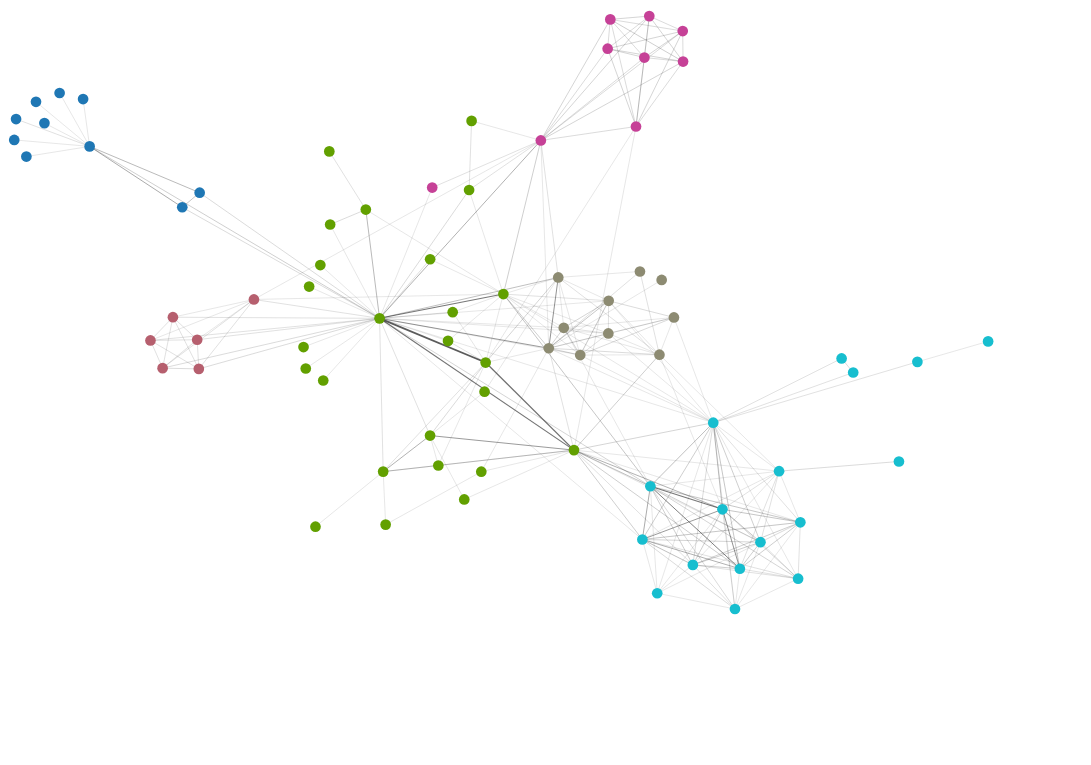

Notebook cell for this chart:
### Code cell
seed = 42
max_edge_value = max([d[2] for d in G.edges(data="value")])

alph(
    G,
    weight_attr="value",
    layout_fn=lambda g: layout.force_atlas(
        g, gravity=8, outboundAttractionDistribution=False,  iterations=1000, seed=seed
    ),
    node_args=dict(
        size=alt.value(6**2),
        fill=alt.Color("group", scale=alt.Scale(scheme="category10"), legend=None),
        tooltip_attrs=["name", "group"]
    ),
    edge_args=dict(
        color="#333",
        opacity=alt.Size(
            "value:Q",
            scale=alt.Scale(domain=[0,max_edge_value], range=[0.5, 0.8]),
            legend=None
        ),
        strokeWidth=alt.Size(
            "value:Q",
            scale=alt.Scale(domain=[0,max_edge_value], range=[0.1, 1]),
            legend=None
        ),
    ),
).configure_view(strokeWidth=0).properties(width=600, height=420)

### Figure 1 — Vega-Lite specification as saved in the notebook (floating-point values rounded to 4 significant figures; data arrays with more than 128 entries replaced by an {"elided": "..."} marker saying what was removed)
{"config": {"view": {"continuousWidth": 400, "continuousHeight": 300, "strokeWidth": 0}}, "layer": [{"data": {"name": "data-e33e2acc418422ba3642a7a720b51ab4"}, "mark": "line", "encoding": {"color": {"value": "#333"}, "detail": {"field": "edge", "type": "quantitative"}, "opacity": {"field": "value", "legend": null, "scale": {"domain": [0, 31], "range": [0.5, 0.8]}, "type": "quantitative"}, "strokeWidth": {"field": "value", "legend": null, "scale": {"domain": [0, 31], "range": [0.1, 1]}, "type": "quantitative"}, "x": {"axis": {"domain": false, "grid": false, "labels": false, "ticks": false, "title": ""}, "field": "x", "type": "quantitative"}, "y": {"axis": {"domain": false, "grid": false, "labels": false, "ticks": false, "title": ""}, "field": "y", "type": "quantitative"}}}, {"data": {"name": "data-5f93a67bc7ce1e60aeda7ec29660d5df"}, "mark": "circle", "encoding": {"fill": {"field": "group", "legend": null, "scale": {"scheme": "category10"}, "type": "quantitative"}, "opacity": {"value": 1}, "size": {"value": 36}, "stroke": {"value": "#565656"}, "strokeWidth": {"value": 0}, "tooltip": [{"field": "name", "type": "nominal"}, {"field": "group", "type": "quantitative"}], "x": {"axis": {"domain": false, "grid": false, "labels": false, "ticks": false, "title": ""}, "field": "x", "type": "quantitative"}, "y": {"axis": {"domain": false, "grid": false, "labels": false, "ticks": false, "title": ""}, "field": "y", "type": "quantitative"}}}], "height": 420, "resolve": {"scale": {"color": "independent", "fill": "independent", "opacity": "independent", "size": "independent", "strokeWidth": "independent"}}, "width": 600, "$schema": "https://vega.github.io/schema/vega-lite/v4.17.0.json", "datasets": {"data-e33e2acc418422ba3642a7a720b51ab4": {"elided": "508 records"}, "data-5f93a67bc7ce1e60aeda7ec29660d5df": [{"x": 56.44, "group": 0, "y": 448.9, "name": "Myriel", "__node_size": 36, "__node_r": 3.0}, {"x": 33.97, "group": 0, "y": 488.2, "name": "Napoleon", "__node_size": 36, "__node_r": 3.0}, {"x": 138.8, "group": 0, "y": 414.9, "name": "MlleBaptistine", "__node_size": 36, "__node_r": 3.0}, {"x": 125.8, "group": 0, "y": 404.2, "name": "MmeMagloire", "__node_size": 36, "__node_r": 3.0}, {"x": 16.28, "group": 0, "y": 481.7, "name": "CountessDeLo", "__node_size": 36, "__node_r": 3.0}, {"x": 0.0, "group": 0, "y": 453.7, "name": "Geborand", "__node_size": 36, "__node_r": 3.0}, {"x": 51.53, "group": 0, "y": 483.7, "name": "Champtercier", "__node_size": 36, "__node_r": 3.0}, {"x": 9.088, "group": 0, "y": 441.4, "name": "Cravatte", "__node_size": 36, "__node_r": 3.0}, {"x": 1.359, "group": 0, "y": 469.0, "name": "Count", "__node_size": 36, "__node_r": 3.0}, {"x": 22.59, "group": 0, "y": 466.0, "name": "OldMan", "__node_size": 36, "__node_r": 3.0}, {"x": 231.3, "group": 1, "y": 276.8, "name": "Labarre", "__node_size": 36, "__node_r": 3.0}, {"x": 273.5, "group": 1, "y": 322.5, "name": "Valjean", "__node_size": 36, "__node_r": 3.0}, {"x": 312.9, "group": 2, "y": 418.6, "name": "Marguerite", "__node_size": 36, "__node_r": 3.0}, {"x": 220.8, "group": 1, "y": 345.8, "name": "MmeDeR", "__node_size": 36, "__node_r": 3.0}, {"x": 216.6, "group": 1, "y": 301.4, "name": "Isabeau", "__node_size": 36, "__node_r": 3.0}, {"x": 218.2, "group": 1, "y": 285.6, "name": "Gervais", "__node_size": 36, "__node_r": 3.0}, {"x": 465.5, "group": 2, "y": 463.6, "name": "Tholomyes", "__node_size": 36, "__node_r": 3.0}, {"x": 500.4, "group": 2, "y": 533.7, "name": "Listolier", "__node_size": 36, "__node_r": 3.0}, {"x": 471.7, "group": 2, "y": 514.2, "name": "Fameuil", "__node_size": 36, "__node_r": 3.0}, {"x": 444.2, "group": 2, "y": 520.7, "name": "Blacheville", "__node_size": 36, "__node_r": 3.0}, {"x": 500.7, "group": 2, "y": 511.3, "name": "Favourite", "__node_size": 36, "__node_r": 3.0}, {"x": 446.2, "group": 2, "y": 542.3, "name": "Dahlia", "__node_size": 36, "__node_r": 3.0}, {"x": 475.4, "group": 2, "y": 544.7, "name": "Zephine", "__node_size": 36, "__node_r": 3.0}, {"x": 394.2, "group": 2, "y": 453.3, "name": "Fantine", "__node_size": 36, "__node_r": 3.0}, {"x": 407.3, "group": 4, "y": 352.5, "name": "MmeThenardier", "__node_size": 36, "__node_r": 3.0}, {"x": 400.2, "group": 4, "y": 300.5, "name": "Thenardier", "__node_size": 36, "__node_r": 3.0}, {"x": 352.9, "group": 1, "y": 290.0, "name": "Cosette", "__node_size": 36, "__node_r": 3.0}, {"x": 366.2, "group": 1, "y": 340.3, "name": "Javert", "__node_size": 36, "__node_r": 3.0}, {"x": 263.2, "group": 1, "y": 402.4, "name": "Fauchelevent", "__node_size": 36, "__node_r": 3.0}, {"x": 179.4, "group": 3, "y": 336.4, "name": "Bamatabois", "__node_size": 36, "__node_r": 3.0}, {"x": 342.4, "group": 1, "y": 467.7, "name": "Perpetue", "__node_size": 36, "__node_r": 3.0}, {"x": 340.5, "group": 1, "y": 416.9, "name": "Simplice", "__node_size": 36, "__node_r": 3.0}, {"x": 229.1, "group": 1, "y": 361.7, "name": "Scaufflaire", "__node_size": 36, "__node_r": 3.0}, {"x": 311.4, "group": 1, "y": 365.9, "name": "Woman1", "__node_size": 36, "__node_r": 3.0}, {"x": 111.1, "group": 3, "y": 285.9, "name": "Judge", "__node_size": 36, "__node_r": 3.0}, {"x": 138.2, "group": 3, "y": 285.3, "name": "Champmathieu", "__node_size": 36, "__node_r": 3.0}, {"x": 137.0, "group": 3, "y": 306.8, "name": "Brevet", "__node_size": 36, "__node_r": 3.0}, {"x": 102.0, "group": 3, "y": 306.2, "name": "Chenildieu", "__node_size": 36, "__node_r": 3.0}, {"x": 118.8, "group": 3, "y": 323.3, "name": "Cochepaille", "__node_size": 36, "__node_r": 3.0}, {"x": 349.6, "group": 1, "y": 209.7, "name": "Pontmercy", "__node_size": 36, "__node_r": 3.0}, {"x": 484.7, "group": 4, "y": 350.7, "name": "Boulatruelle", "__node_size": 36, "__node_r": 3.0}, {"x": 483.0, "group": 4, "y": 295.8, "name": "Eponine", "__node_size": 36, "__node_r": 3.0}, {"x": 468.4, "group": 4, "y": 356.9, "name": "Anzelma", "__node_size": 36, "__node_r": 3.0}, {"x": 328.2, "group": 1, "y": 327.0, "name": "Woman2", "__node_size": 36, "__node_r": 3.0}, {"x": 236.5, "group": 1, "y": 391.5, "name": "MotherInnocent", "__node_size": 36, "__node_r": 3.0}, {"x": 235.9, "group": 1, "y": 445.2, "name": "Gribier", "__node_size": 36, "__node_r": 3.0}, {"x": 729.1, "group": 5, "y": 305.5, "name": "Jondrette", "__node_size": 36, "__node_r": 3.0}, {"x": 676.1, "group": 5, "y": 290.5, "name": "MmeBurgon", "__node_size": 36, "__node_r": 3.0}, {"x": 523.3, "group": 5, "y": 245.7, "name": "Gavroche", "__node_size": 36, "__node_r": 3.0}, {"x": 311.3, "group": 1, "y": 236.3, "name": "Gillenormand", "__node_size": 36, "__node_r": 3.0}, {"x": 352.1, "group": 1, "y": 268.5, "name": "Magnon", "__node_size": 36, "__node_r": 3.0}, {"x": 276.2, "group": 1, "y": 209.8, "name": "MlleGillenormand", "__node_size": 36, "__node_r": 3.0}, {"x": 278.0, "group": 1, "y": 170.8, "name": "MmePontmercy", "__node_size": 36, "__node_r": 3.0}, {"x": 225.5, "group": 1, "y": 169.3, "name": "MlleVaubois", "__node_size": 36, "__node_r": 3.0}, {"x": 317.5, "group": 1, "y": 214.3, "name": "LtGillenormand", "__node_size": 36, "__node_r": 3.0}, {"x": 419.0, "group": 1, "y": 225.6, "name": "Marius", "__node_size": 36, "__node_r": 3.0}, {"x": 336.9, "group": 1, "y": 189.3, "name": "BaronessT", "__node_size": 36, "__node_r": 3.0}, {"x": 572.6, "group": 5, "y": 210.1, "name": "Mabeuf", "__node_size": 36, "__node_r": 3.0}, {"x": 476.2, "group": 5, "y": 199.0, "name": "Enjolras", "__node_size": 36, "__node_r": 3.0}, {"x": 543.2, "group": 5, "y": 138.4, "name": "Combeferre", "__node_size": 36, "__node_r": 3.0}, {"x": 586.8, "group": 5, "y": 131.0, "name": "Prouvaire", "__node_size": 36, "__node_r": 3.0}, {"x": 588.5, "group": 5, "y": 172.5, "name": "Feuilly", "__node_size": 36, "__node_r": 3.0}, {"x": 530.2, "group": 5, "y": 182.0, "name": "Courfeyrac", "__node_size": 36, "__node_r": 3.0}, {"x": 558.6, "group": 5, "y": 157.9, "name": "Bahorel", "__node_size": 36, "__node_r": 3.0}, {"x": 470.2, "group": 5, "y": 159.9, "name": "Bossuet", "__node_size": 36, "__node_r": 3.0}, {"x": 508.0, "group": 5, "y": 141.2, "name": "Joly", "__node_size": 36, "__node_r": 3.0}, {"x": 539.6, "group": 5, "y": 108.8, "name": "Grantaire", "__node_size": 36, "__node_r": 3.0}, {"x": 662.3, "group": 5, "y": 217.2, "name": "MotherPlutarch", "__node_size": 36, "__node_r": 3.0}, {"x": 423.7, "group": 4, "y": 295.5, "name": "Gueulemer", "__node_size": 36, "__node_r": 3.0}, {"x": 445.0, "group": 4, "y": 335.4, "name": "Babet", "__node_size": 36, "__node_r": 3.0}, {"x": 411.4, "group": 4, "y": 315.5, "name": "Claquesous", "__node_size": 36, "__node_r": 3.0}, {"x": 444.7, "group": 4, "y": 311.4, "name": "Montparnasse", "__node_size": 36, "__node_r": 3.0}, {"x": 324.7, "group": 1, "y": 305.9, "name": "Toussaint", "__node_size": 36, "__node_r": 3.0}, {"x": 628.1, "group": 5, "y": 282.6, "name": "Child1", "__node_size": 36, "__node_r": 3.0}, {"x": 619.4, "group": 5, "y": 293.0, "name": "Child2", "__node_size": 36, "__node_r": 3.0}, {"x": 493.9, "group": 4, "y": 323.1, "name": "Brujon", "__node_size": 36, "__node_r": 3.0}, {"x": 481.4, "group": 5, "y": 120.4, "name": "MmeHucheloup", "__node_size": 36, "__node_r": 3.0}]}}
